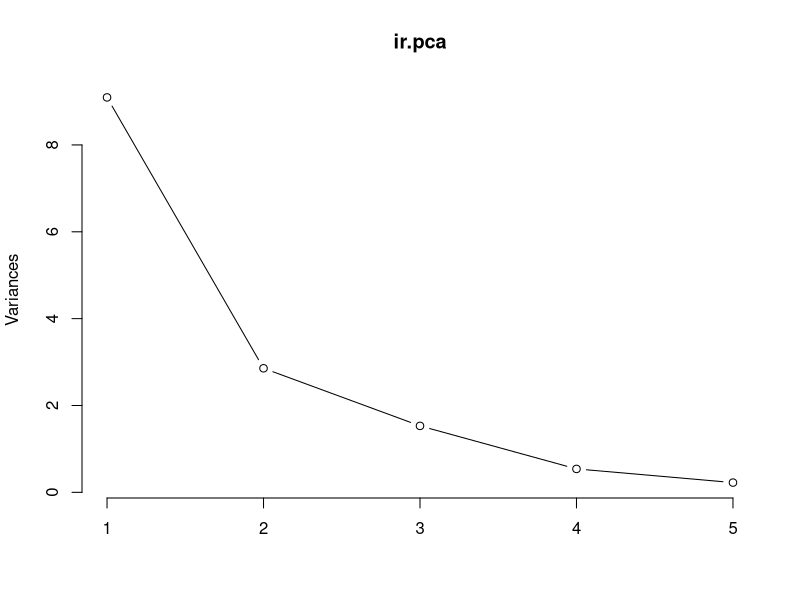
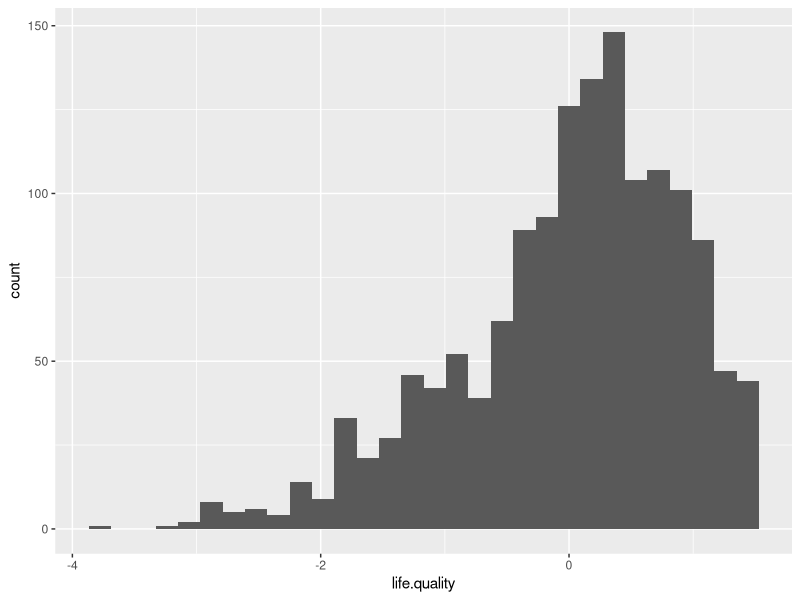
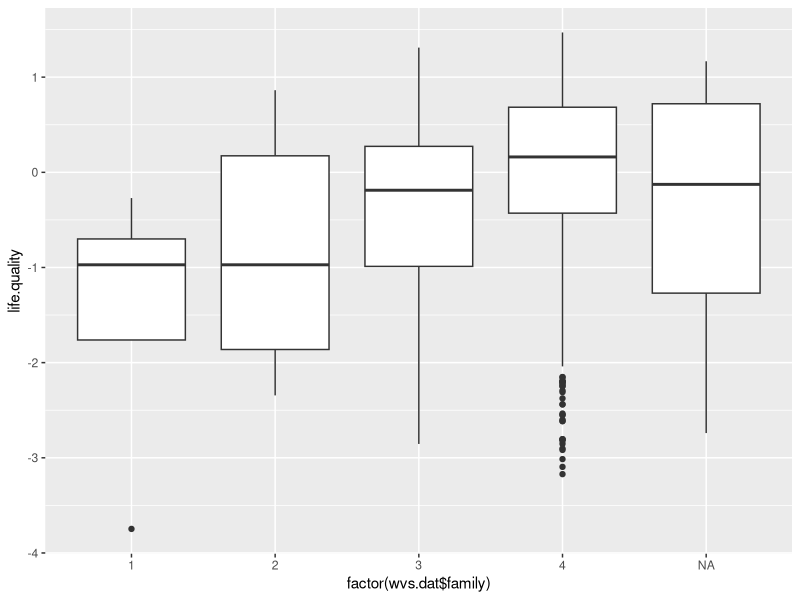
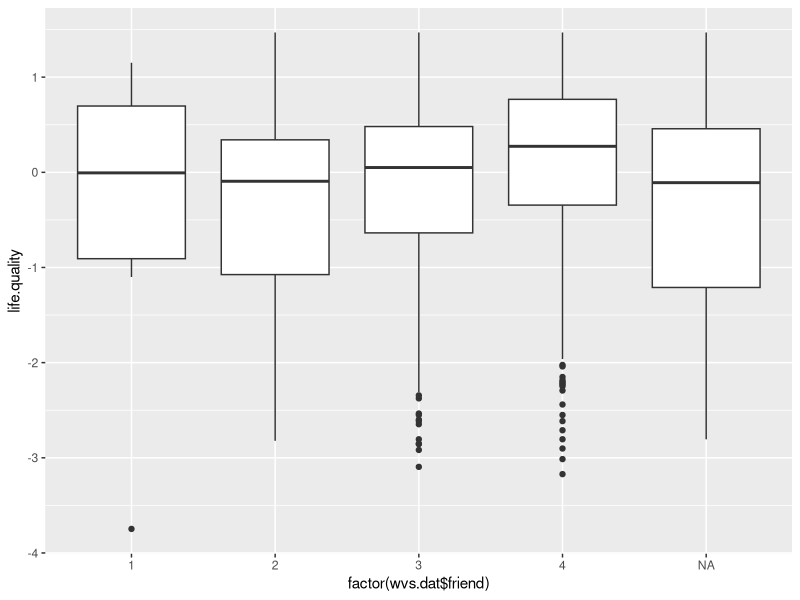
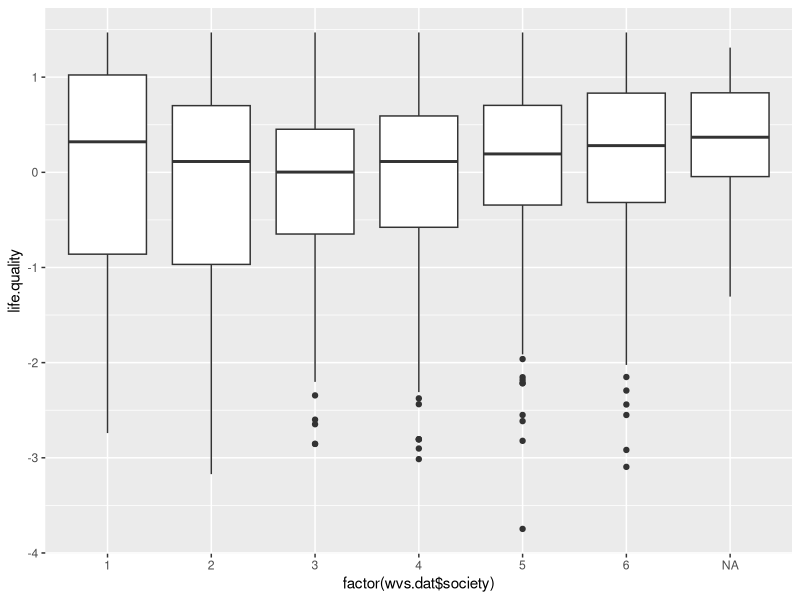
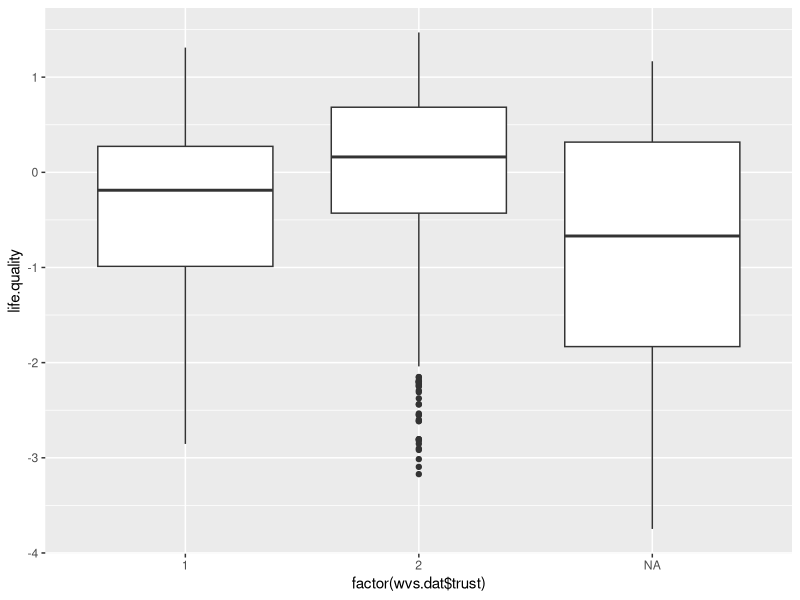
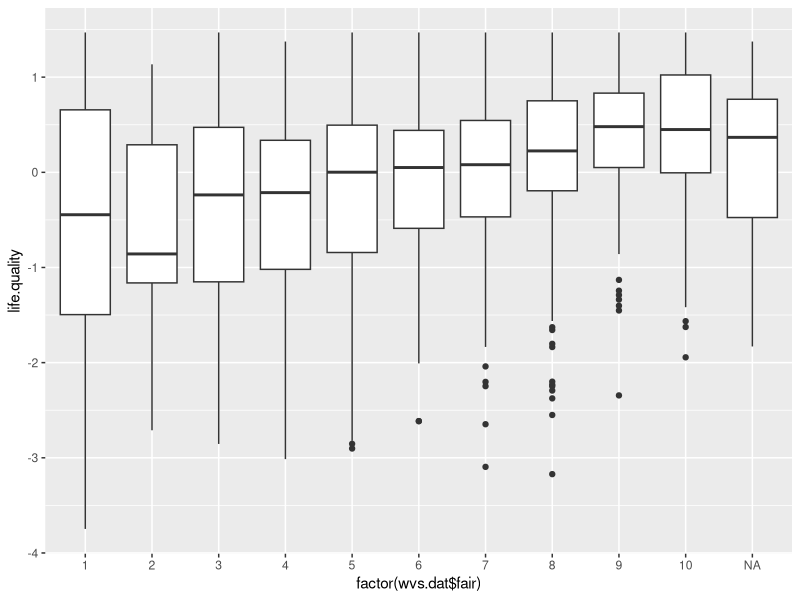

The R script that drew these images, in order:
## ---- chunk 1
knitr::opts_chunk$set(echo = TRUE)
## ---- chunk 2

wvs.dat <- read.csv("au.edu.anu.ada.ddi.01252_F1.csv")

## ---- chunk 3

library(dplyr)

wvs.dat$happiness <- as.numeric(as.character(recode(wvs.dat$V10,
                                  '1' = '4',
                                   '2' = '3',
                                   '3' = '2',
                                   '4' = '1',
                                  '-2' = NULL)))

wvs.dat$health <- as.numeric(as.character(recode(wvs.dat$V11,
                                  '1' = '4',
                                   '2' = '3',
                                   '3' = '2',
                                   '4' = '1',
                                  '-2' = NULL)))

wvs.dat$finances <- recode(wvs.dat$V59,
                                  '-2' = NULL,
                                  .default = wvs.dat$V59)

wvs.dat$satisfaction <- recode(wvs.dat$V23,
                                  '-2' = NULL,
                                  .default = wvs.dat$V23)

wvs.dat$freedom <- recode(wvs.dat$V55,
                                  '-2' = NULL,
                                  .default = wvs.dat$V55)

## ---- chunk 4

ir.pca <- prcomp(na.omit(wvs.dat[,c("happiness",
                                    "health",
                                    "finances", 
                                    "satisfaction",
                                    "freedom")])) 

plot(ir.pca, type = "l")


## ---- chunk 5

library(psych)

## ---- chunk 6

fa.fit <- fa(wvs.dat[,c("happiness",
                         "health",
                         "finances", 
                         "satisfaction",
                         "freedom")], 
             nfactors=1, rotate="varimax")

## ---- chunk 7

fa.fit

## ---- chunk 8

wvs.dat$life.quality <- fa.fit$scores

## ---- chunk 9

head(wvs.dat$life.quality, 10)

## ---- chunk 10

library(ggplot2)

ggplot(wvs.dat, aes(life.quality)) + 
  geom_histogram()

## ---- chunk 11
wvs.dat$family <- as.numeric(as.character(recode(wvs.dat$V4,
                                  '1' = '4',
                                   '2' = '3',
                                   '3' = '2',
                                   '4' = '1',
                                  '-2' = NULL)))

wvs.dat$friend <- as.numeric(as.character(recode(wvs.dat$V5,
                                  '1' = '4',
                                   '2' = '3',
                                   '3' = '2',
                                   '4' = '1',
                                  '-2' = NULL)))

wvs.dat$society <- as.numeric(as.character(recode(wvs.dat$V74,
                                  '1' = '6',
                                   '2' = '5',
                                   '3' = '4',
                                   '4' = '3',
                                  '5' = '2',
                                  '6' = '1',
                                  '-2' = NULL)))

wvs.dat$trust <- as.numeric(as.character(recode(wvs.dat$V4,
                                  '1' = '2',
                                   '2' = '1',
                                  '-2' = NULL)))


wvs.dat$fair <- recode(wvs.dat$V56,
                                  '-2' = NULL,
                                  .default = wvs.dat$V56)
## ---- chunk 12
ggplot(wvs.dat, aes(factor(wvs.dat$family), life.quality)) + geom_boxplot()
## ---- chunk 13
ggplot(wvs.dat, aes(factor(wvs.dat$friend), life.quality)) + geom_boxplot()
## ---- chunk 14
ggplot(wvs.dat, aes(factor(wvs.dat$society), life.quality)) + geom_boxplot()
## ---- chunk 15
ggplot(wvs.dat, aes(factor(wvs.dat$trust), life.quality)) + geom_boxplot()
## ---- chunk 16
ggplot(wvs.dat, aes(factor(wvs.dat$fair), life.quality)) + geom_boxplot()
## ---- chunk 17
fit <-lm(life.quality ~ family + society + trust + fair +friend, data=wvs.dat)
summary(fit)
